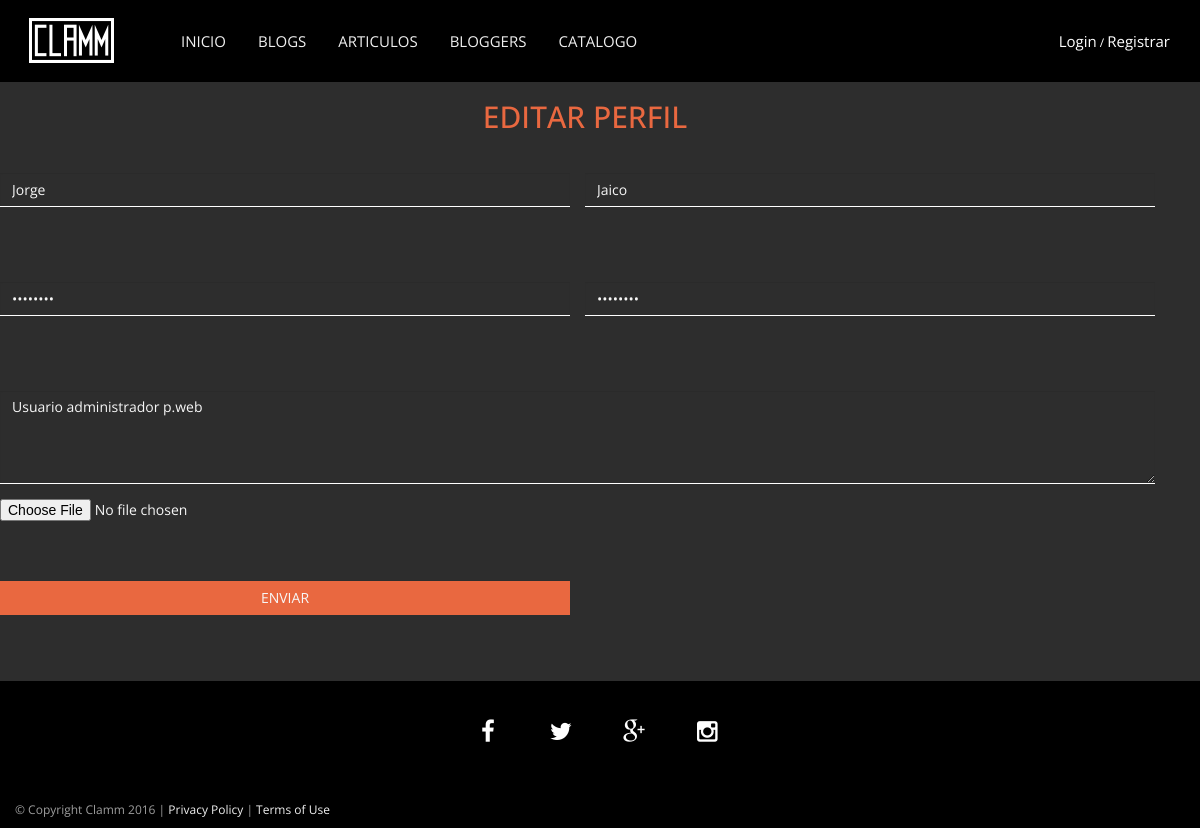
/php/cuentas/editarperfil.php?idPerfil=1, run on the app's committed database.
### tables this page shows
CREATE TABLE IF NOT EXISTS `tbl_usuario` (
  `id_usuario` int(11) NOT NULL,
  `usuario` varchar(20) NOT NULL,
  `pass` varchar(20) NOT NULL,
  `nombre_usuario` varchar(30) NOT NULL,
  `apellido_usuario` varchar(30) NOT NULL,
  `correo_usuario` varchar(50) NOT NULL,
  `bio_usuario` varchar(250) NOT NULL,
  `img_usuario` varchar(150) NOT NULL,
  `tipousuario` int(11) NOT NULL DEFAULT '4'
);

### php/cuentas/editarperfil.php (the view, shortened to what this page needs)
<!DOCTYPE html>
<html lang="en">
	<head>
		<link href="../../css/bootstrap.min.css" rel="stylesheet">
		<link href="../../font-awesome/css/font-awesome.min.css" rel="stylesheet" type="text/css">
		<link rel="stylesheet" href="../../css/patros.css" >
				<?php
			include("../conexion/conexion.proc.php");
		if(isset($_REQUEST['idPerfil'])){
			$sql= "SELECT tbl_usuario.* FROM tbl_usuario
					WHERE id_usuario = '$_REQUEST[idPerfil]'";
        }else{
			$sql= "SELECT tbl_usuario.* FROM tbl_usuario
					WHERE id_usuario = '$_SESSION[id]'";
        }
            $datos = mysqli_query($con, $sql);
            $prod = mysqli_fetch_array($datos);
		?>
	</head>
	<body data-spy="scroll">
	<?php
		include ("../headerfooter/header.php");
	?>
		<section id="contact">
			<div class="container">
				<div class="row">
					<div class="col-md-12">
						<div class="col-lg-12">
							<div class="text-center color-elements">
							<h2>Editar Perfil</h2>
							</div>
						</div>
						<div class="col-lg-12 col-md-8">
							<form class="inline" method="post" enctype="multipart/form-data" action="../conexion/editarperfil.proc.php"  onSubmit="return enviar;">
								<div class="row">
									<div class="col-sm-6 height-contact-element">
										<div class="form-group">
											<input type="text" name="nombre" placeholder="Nombre" class="form-control custom-labels" id="name" value="<?php echo $prod['nombre_usuario']; ?>" required data-validation-required-message="Por favor escribe tu nombre"/>
										</div>
									</div>
									<div class="col-sm-6 height-contact-element">
										<div class="form-group">
											<input type="text" name="apellidos" placeholder="Apellidos" class="form-control custom-labels" id="name" value="<?php echo $prod['apellido_usuario']; ?>" required data-validation-required-message="Por favor escribe tus apellidos"/>
										</div>
									</div>
									<div class="col-sm-6 height-contact-element">
										<div class="form-group">
											<input type="password" name="pass" placeholder="Contraseña" class="form-control custom-labels" id="pass" value="<?php echo $prod['pass']; ?>" required data-validation-required-message="Por favor escribe tu contrseña"/>
										</div>
									</div>
									<div class="col-sm-6 height-contact-element">
										<div class="form-group">
											<input type="password" name="repass" placeholder="Re-Contraseña" class="form-control custom-labels" id="pass2" value="<?php echo $prod['pass']; ?>" required data-validation-required-message="Por favor repite tu contraseña"/>
										</div>
									</div>
									<div class="col-sm-12 height-contact-element">
										<div class="form-group">
											<textarea name="desc" rows="4" cols="50" class="form-control custom-labels" placeholder="Descripción" ><?php echo $prod['bio_usuario']; ?></textarea>
										</div>
										<input type="file" name="foto">
									</div>
									<div class="col-sm-6 col-xs-6 height-contact-element">
										<div class="form-group">
											<button type="submit" class="btn btn-md btn-custom btn-noborder-radius" onClick="validatePassword()"/>Enviar</button>
										</div>
									</div>
									<div class="col-sm-3 col-xs-6 height-contact-element">
									</div>
									<div class="col-sm-12 contact-msg">
									</div>
								</div>
							</form>
						</div>
							</div>
						</div>
					</div>
		</section>
	<?php
		include ("../headerfooter/footer.php");
	?>
</body>
</html>

### Css/patros.css (style rules this page uses)
body { color: #313131; font-family: 'Open Sans'; }
html, body { height: 100%; }
.height-contact-element { margin:30px 0; }
.custom-labels { background-color:transparent;border-radius:0px; border:0px; border-bottom: 1px solid white }
.btn-noborder-radius { border-radius:0px; }
.color-elements { color:#E96840; }
.btn-custom, .btn-custom:active,.btn-custom:focus, .btn-custom:hover { background-color:#E96840;border-color:#E96840 }
#contact { padding-top:80px; }
#contact { background-color:#2D2D2D;color:#f7f7f7; }
.btn-custom { width:100%;background-color:#E96840;border:1px solid #E96840;text-transform: uppercase;-webkit-transition: all 0.2s ease;-moz-transition: all 0.2s ease;-o-transition: all 0.2s ease;transition: all 0.2s ease; }
.form-control { color:#f7f7f7; }
#noticias h2, #services h2, #bloghome h2, #meet-team h2, #portfolio1 h2, #contact h2, #home h3 { text-transform: uppercase; }
.contact-msg { line-height:1.6em; margin-bottom:20px; }
section { text-align: center; width: 100%; }
.col-lg-1, .col-lg-10, .col-lg-11, .col-lg-12, .col-lg-2, .col-lg-3, .col-lg-4, .col-lg-5, .col-lg-6, .col-lg-7, .col-lg-8, .col-lg-9, .col-md-1, .col-md-10, .col-md-11, .col-md-12, .col-md-2, .col-md-3, .col-md-4, .col-md-5, .col-md-6, .col-md-7, .col-md-8, .col-md-9, .col-sm-1, .col-sm-10, .col-sm-11, .col-sm-12, .col-sm-2, .col-sm-3, .col-sm-4, .col-sm-5, .col-sm-6, .col-sm-7, .col-sm-8, .col-sm-9, .col-xs-1, .col-xs-10, .col-xs-11, .col-xs-12, .col-xs-2, .col-xs-3, .col-xs-4, .col-xs-5, .col-xs-6, .col-xs-7, .col-xs-8, .col-xs-9 { min-height: 1px; padding-left: 0px !important; position: relative; }

### data on the page
tbl_usuario: nombre "Jorge", apellidos "Jaico", desc "Usuario administrador p.web"
